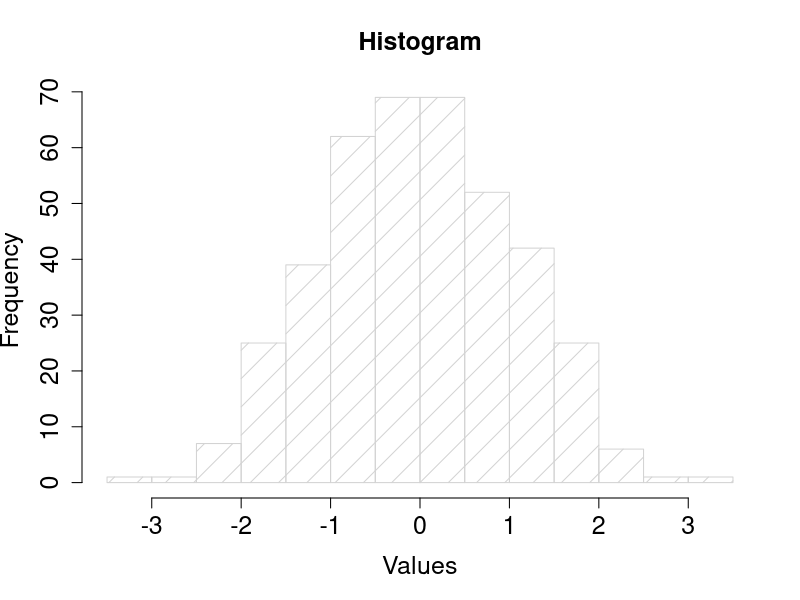
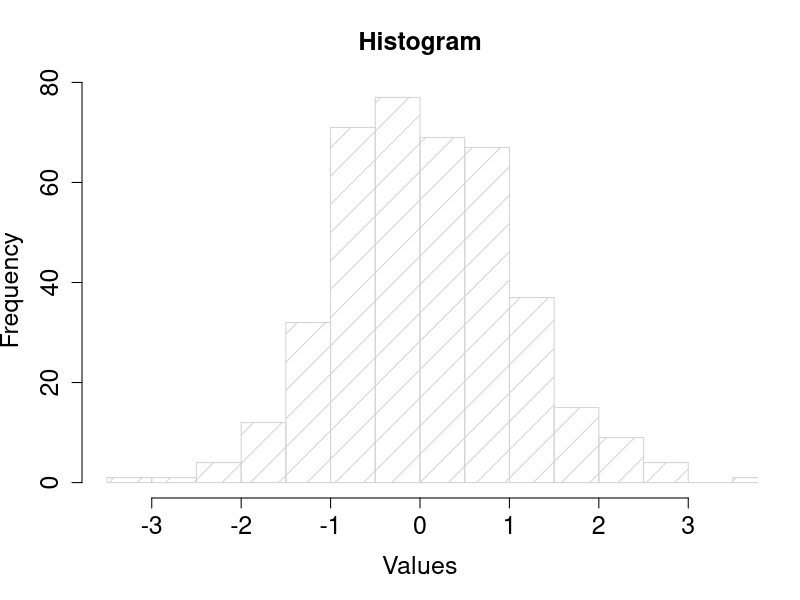
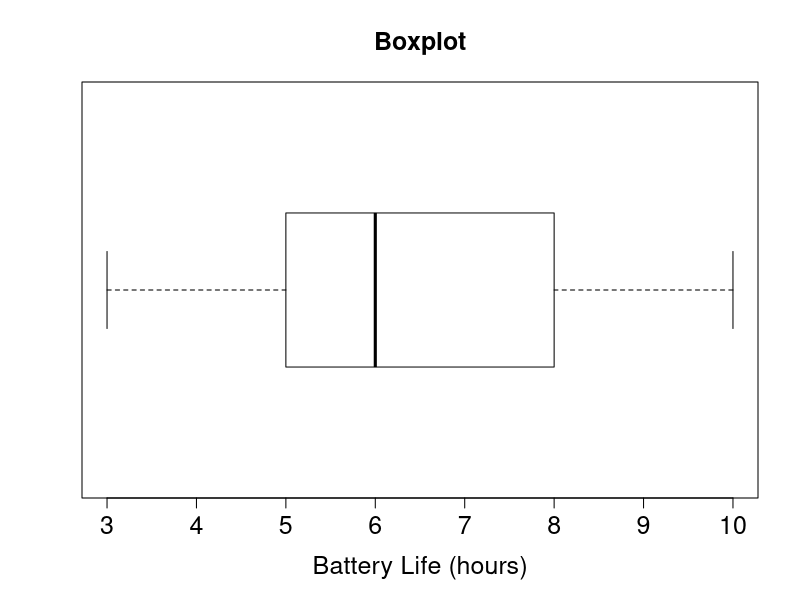
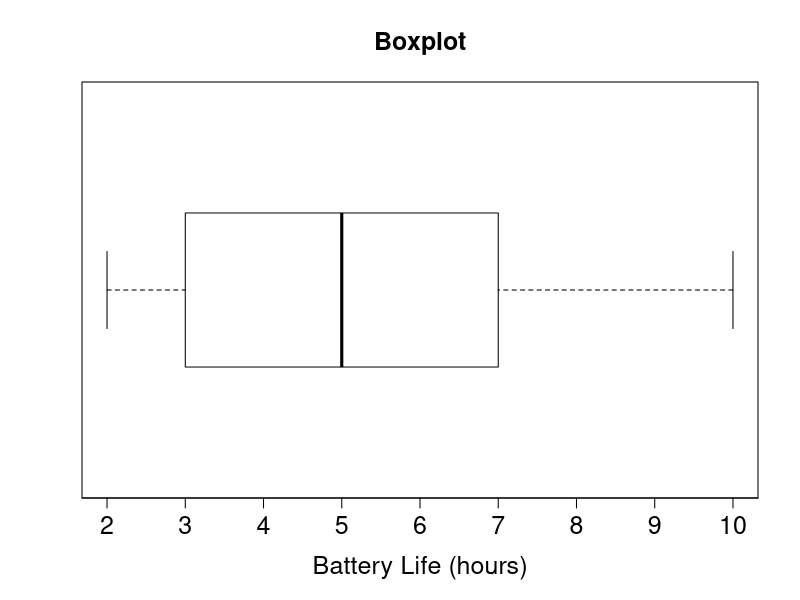
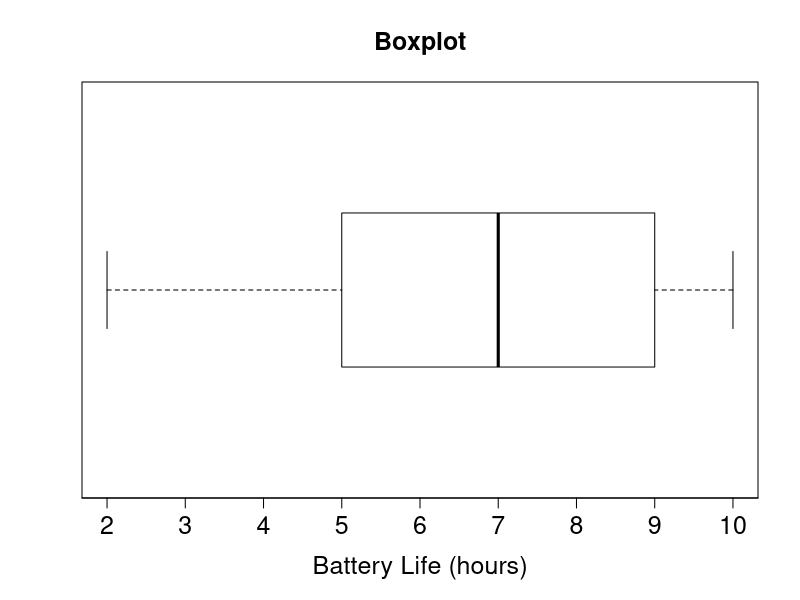

R code for these plots, in order:
set.seed(6528102); x1 <- rnorm(400); x2 <- rnorm(400)


dev.new(width=11,height=4)



hist(x1, xlim=c(-3.5,3.5), xlab="Values", main="Histogram", density=5,
   cex.lab=1.5, cex.axis=1.5, cex.main=1.5)

hist(x2, xlim=c(-3.5,3.5), xlab="Values", main="Histogram", density=5,
   cex.lab=1.5, cex.axis=1.5, cex.main=1.5)


set.seed(6528102); x1 <- rpois(6,lambda=5); x2 <- rpois(6,lambda=5)

x1; round(sd(x1),2)
round(var(x1),2)

x2; round(sd(x2),2)
round(var(x2),2)

########

dev.new(width=11,height=4)


bp <- boxplot(x1,plot=F)
bp$stats <- matrix(c(3,5,6,8,10))
bp$out <- NA
bxp(bp, xlab="Battery Life (hours)", main="Boxplot", horiz=T,
    cex.lab=1.5, cex.axis=1.5, cex.main=1.5)

bp$stats <- matrix(c(2,4,7,8,9))

bp$stats <- matrix(c(2,3,5,7,10))
bxp(bp, xlab="Battery Life (hours)", main="Boxplot", horiz=T,
    cex.lab=1.5, cex.axis=1.5, cex.main=1.5, xaxt="n")
axis(1,1:12,cex.axis=1.5)

bp$stats <- matrix(c(2,5,7,9,10))
bxp(bp, xlab="Battery Life (hours)", main="Boxplot", horiz=T,
    cex.lab=1.5, cex.axis=1.5, cex.main=1.5, xaxt="n")
axis(1,1:12,cex.axis=1.5)


#######

set.seed(6528102)

z1 <- c(5, 8, 11, 12, 13, 13, 14, 15, 21)

sample(z1)


z <- c(4, 8, 11, 12, 13, 13, 14, 15, 23)

sample(z)



set.seed(1892321)

sample(c("a","b","c","d"),15,rep=T)

sample(c("a","b","c","d"),15,rep=T)



set.seed(9981272)

sample(c("a","b","c","d"),15,rep=T)

sample(c("a","b","c","d"),15,rep=T)




#


#######
